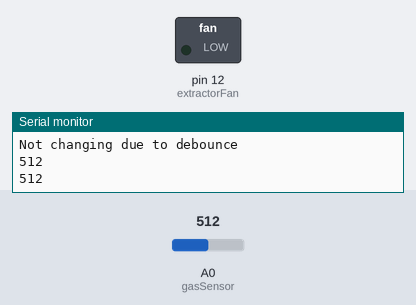
This sketch was run on a simulated Arduino Uno, built with avr-gcc and run on an emulated ATmega328P. Shown: switched loads named in the sketch (green lamp = pin HIGH), the last lines printed to the serial monitor. Inputs (shaded band) come from the test bench; at power-on: A0 (gasSensor) = 512.

Above: at 1.3 s.
1.4 s: A0 (gasSensor) set to 40
3.7 s: A0 (gasSensor) set to 32
At 6.0 s:
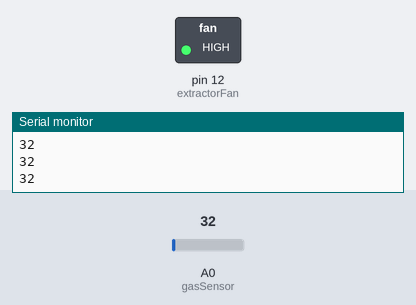
6.5 s: A0 (gasSensor) set to 109
At 8.4 s:
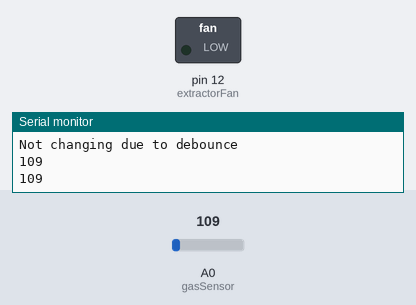
9.5 s: A0 (gasSensor) set to 25
At 11.5 s:
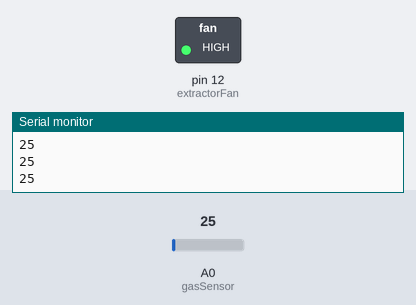
Timing chart, 0 to 13.0 s (numbered marks = the images above; inputs shaded):
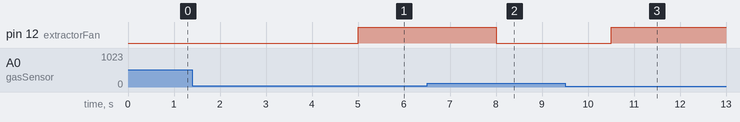

The sketch:

bounce.ino
```cpp
/*
// This code turns a led on/off through a debounced button
// Build the circuit indicated here: http://arduino.cc/en/Tutorial/Button

#define BUTTON 2
#define LED 13

// Instantiate a Bounce object with a 5 millisecond debounce time
Bounce bouncer = Bounce( BUTTON,5 );

void setup() {
  pinMode(BUTTON,INPUT);
  pinMode(LED,OUTPUT);
}

void loop() {
 // Update the debouncer
  bouncer.update ( );

 // Get the update value
 int value = bouncer.read();

 // Turn on or off the LED
 if ( value == HIGH) {
   digitalWrite(LED, HIGH );
 } else {
    digitalWrite(LED, LOW );
 }

}
*/
```

Gas_sensor.ino
```cpp
#include "pitches.h"
#include "Bounce.h"

int gasSensor = 0; // select input pin for gasSensor
int val = 0; // variable to store the value coming from the sensor
int greenLed = 3; // teh LED port
int warningLed = 7; // the LED port
int redLed = 4; // teh LED port
int speaker = 8; // Speaker
int extractorFan = 12; // Extractor fan Solid State port - Used for switching on/off an extractor fan
int lastButtonState = LOW;   // the previous reading from the input pin
int buttonState;             // the current reading from the input pin
int playTone = false; // Set to true to play a tone


// notes in the melody:
int melody[] = {
  NOTE_C4, NOTE_G3,NOTE_G3, NOTE_A3, NOTE_G3,0, NOTE_B3, NOTE_C4
};

// note durations: 4 = quarter note, 8 = eighth note, etc.:
int noteDurations[] = {
  4, 8, 8, 4,4,4,4,4
};

// the following variables are long's because the time, measured in miliseconds,
// will quickly become a bigger number than can be stored in an int.
long lastDebounceTime = 0;  // the last time the output pin was toggled
long debounceDelay = 500;    // the debounce time; increase if the output flickers

void setup() {
  pinMode(extractorFan, OUTPUT);
  Serial.begin(9600);
}

void loop() {
  int val = analogRead(gasSensor); // read the value from the pot
  Serial.println( val );
  delay(500);

  if (val != lastButtonState) {
    // reset the debouncing timer
    lastDebounceTime = millis();
  }

  if ((millis() - lastDebounceTime) > debounceDelay) {
    // whatever the reading is at, it's been there for longer
    // than the debounce delay, so take it as the actual current state:

    if(val > 35 && val < 99){ // Turn on a warning LED
      digitalWrite(greenLed, HIGH);    // turn the LED off by making the voltage LOW
      digitalWrite(redLed, LOW);
      digitalWrite(warningLed, HIGH);
      digitalWrite(extractorFan, LOW); // Turn on the extractor fan
    }
    else if(val > 100){
      digitalWrite(greenLed, LOW);    // turn the LED off by making the voltage LOW
      digitalWrite(redLed, HIGH);
      digitalWrite(warningLed, HIGH);
      digitalWrite(extractorFan, LOW); // Turn on the extractor fan

      if(playTone == true){  // If the playTone Setting is set)
        // iterate over the notes of the melody:
        for (int thisNote = 0; thisNote < 8; thisNote++) {

          // to calculate the note duration, take one second
          // divided by the note type.
          //e.g. quarter note = 1000 / 4, eighth note = 1000/8, etc.
          int noteDuration = 1000/noteDurations[thisNote];
          tone(speaker, melody[thisNote],noteDuration);

          // to distinguish the notes, set a minimum time between them.
          // the note's duration + 30% seems to work well:
          int pauseBetweenNotes = noteDuration * 1.30;
          delay(pauseBetweenNotes);
          // stop the tone playing:
          noTone(speaker);
        }
      }
    }
    else{ // everyting okay.
      digitalWrite(greenLed, HIGH);
      digitalWrite(redLed, LOW);
      digitalWrite(warningLed, LOW);
      digitalWrite(extractorFan, HIGH); // Turn off the extractor fan
    }
    buttonState = val;
  }else{
     Serial.println("Not changing due to debounce");
  }
  lastButtonState = val;
}
```

pitches.h
```cpp
/*************************************************
 * Public Constants
 *************************************************/

#define NOTE_B0  31
#define NOTE_C1  33
#define NOTE_CS1 35
#define NOTE_D1  37
#define NOTE_DS1 39
#define NOTE_E1  41
#define NOTE_F1  44
#define NOTE_FS1 46
#define NOTE_G1  49
#define NOTE_GS1 52
#define NOTE_A1  55
#define NOTE_AS1 58
#define NOTE_B1  62
#define NOTE_C2  65
#define NOTE_CS2 69
#define NOTE_D2  73
#define NOTE_DS2 78
#define NOTE_E2  82
#define NOTE_F2  87
#define NOTE_FS2 93
#define NOTE_G2  98
#define NOTE_GS2 104
#define NOTE_A2  110
#define NOTE_AS2 117
#define NOTE_B2  123
#define NOTE_C3  131
#define NOTE_CS3 139
#define NOTE_D3  147
#define NOTE_DS3 156
#define NOTE_E3  165
#define NOTE_F3  175
#define NOTE_FS3 185
#define NOTE_G3  196
#define NOTE_GS3 208
#define NOTE_A3  220
#define NOTE_AS3 233
#define NOTE_B3  247
#define NOTE_C4  262
#define NOTE_CS4 277
#define NOTE_D4  294
#define NOTE_DS4 311
#define NOTE_E4  330
#define NOTE_F4  349
#define NOTE_FS4 370
#define NOTE_G4  392
#define NOTE_GS4 415
#define NOTE_A4  440
#define NOTE_AS4 466
#define NOTE_B4  494
#define NOTE_C5  523
#define NOTE_CS5 554
#define NOTE_D5  587
#define NOTE_DS5 622
#define NOTE_E5  659
#define NOTE_F5  698
#define NOTE_FS5 740
#define NOTE_G5  784
#define NOTE_GS5 831
#define NOTE_A5  880
#define NOTE_AS5 932
#define NOTE_B5  988
#define NOTE_C6  1047
#define NOTE_CS6 1109
#define NOTE_D6  1175
#define NOTE_DS6 1245
#define NOTE_E6  1319
#define NOTE_F6  1397
#define NOTE_FS6 1480
#define NOTE_G6  1568
#define NOTE_GS6 1661
#define NOTE_A6  1760
#define NOTE_AS6 1865
#define NOTE_B6  1976
#define NOTE_C7  2093
#define NOTE_CS7 2217
#define NOTE_D7  2349
#define NOTE_DS7 2489
#define NOTE_E7  2637
#define NOTE_F7  2794
#define NOTE_FS7 2960
#define NOTE_G7  3136
#define NOTE_GS7 3322
#define NOTE_A7  3520
#define NOTE_AS7 3729
#define NOTE_B7  3951
#define NOTE_C8  4186
#define NOTE_CS8 4435
#define NOTE_D8  4699
#define NOTE_DS8 4978
```

Measured:
- the behaviour switches between 36 and 35 on A0 (gasSensor) (found by bisection; images 0 and 1)
- after the input at 3.7 s, pin 12 (extractorFan): LOW → HIGH after 1.3 s
- after the input at 6.5 s, pin 12 (extractorFan): HIGH → LOW after 1.5 s
- after the input at 9.5 s, pin 12 (extractorFan): LOW → HIGH after 1.0 s
